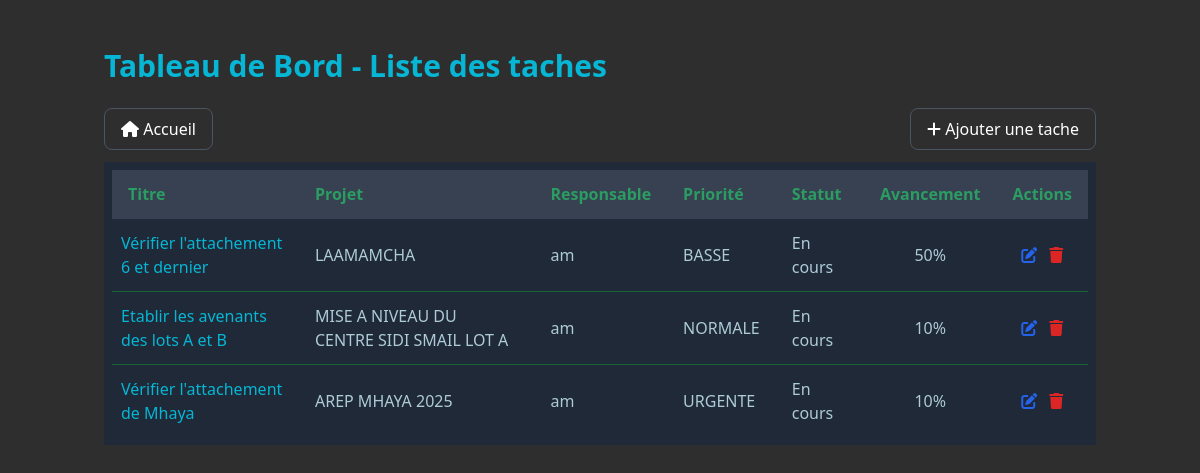
Page /taches/ (signed in) on the earlier database version.
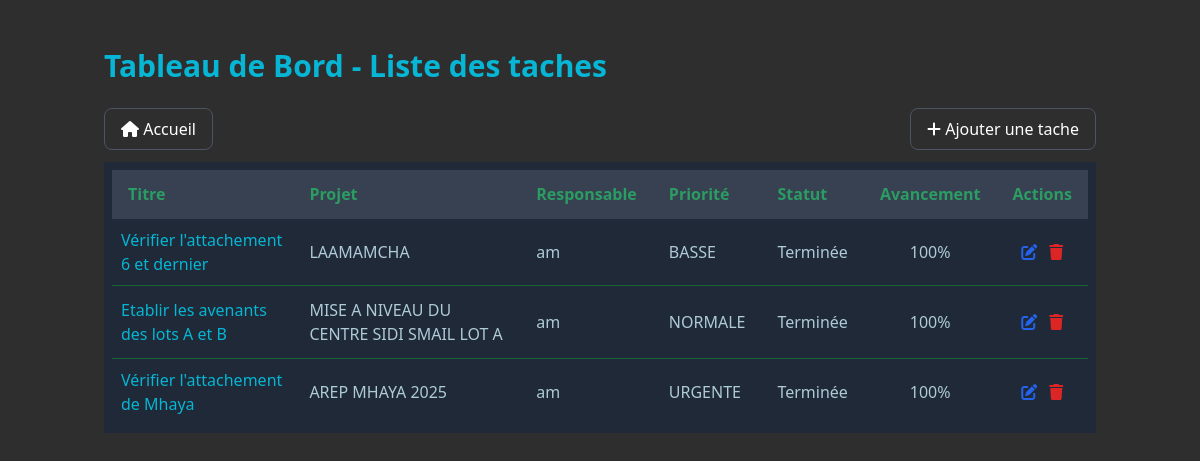
Same page on the later database version.
### projets/models.py (models this page shows, shortened)
class Tache(models.Model):
    PRIORITE = [
        ('BASSE', 'Basse'),
        ('NORMALE', 'Normale'),
        ('HAUTE', 'Haute'),
        ('URGENTE', 'Urgente'),
    ]
    projet = models.ForeignKey('Projet', on_delete=models.CASCADE)
    titre = models.CharField(max_length=200)
    description = models.TextField()
    date_debut = models.DateField()
    date_fin = models.DateField()
    priorite = models.CharField(max_length=10, choices=PRIORITE, default='NORMALE')
    responsable = models.ForeignKey(User, on_delete=models.SET_NULL, null=True)
    terminee = models.BooleanField(default=False)
    avancement = models.PositiveIntegerField(default=0)
    created_at = models.DateTimeField(auto_now_add=True)
    updated_at = models.DateTimeField(auto_now=True)
    class Meta:
        verbose_name = _("Tâche")
        verbose_name_plural = _("Tâches")
        ordering = ['date_fin']

class Projet(models.Model):
    TYPE_PROJET = [
        ('VRD', 'Voirie et Réseaux Divers'),
        ('ROUTE', 'Route'),
        ('PONT', 'Pont'),
        ('BATIMENT', 'Bâtiment'),
        ('CONSTRUCTION', 'Construction'),
        ('ASSAINISSEMENT EP', 'Assainissement EP'),
        ('ASSAINISSEMENT EU', 'Assainissement EU'),
        ('ASSAINISSEMENT', 'Assainissement'),
        ('ADDUCTION_EAU_POTABLE', "Adduction d'eau potable"),
        ('EQUIPEMENT', 'Équipement'),
        ('AMENAGEMENT', 'Aménagement'),
        ('GENIE_CIVIL', 'Génie Civil'),
        ('TRAVAUX_PUBLICS', 'Travaux Publics'),
        ('ELECTRICITE', 'Électricité'),
        ('HYDRAULIQUE', 'Hydraulique'),
        ('TELECOMMUNICATION', 'Télécommunication'),
        ('ENVIRONNEMENT', 'Environnement'),
        ('URBANISME', 'Urbanisme'),
        ('ESPACE_PUBLIC', 'Espace Public'),
        ('PLACE_PUBLIQUE', 'Place Publique'),
        ('ESPACE_VERT', 'Espace Vert'),
        ('TERRAINS_SPORTIFS', 'Terrins Sportifs'),
        ('TERRAINS_PROXIMITES', 'Terrains Proximités'),
        ('AUTRE', 'Autre'),
    ]
    class Statut(models.TextChoices):
        APPEL_OFFRE = 'AO', _("Appel d'offre")
        EN_ETUDE = 'ETUDE', _('En étude')
        EN_ATTENTE = 'ATTENTE', _('En attente')
        EN_DEMARRAGE = 'DEM', _('En démarrage')
        EN_COURS = 'COURS', _('En cours')
        EN_ARRET = 'ARRET', _('En arrêt')
        EN_RECEPTION = 'RECEP', _('En réception')
        EN_RECEPTION_PROVISOIRE = 'RECEP_PROV', _('En réception provisoire')
        EN_RECEPTION_DEFINITIVE = 'RECEP_DEF', _('En réception définitive')
        RECEPTION_PROVISOIRE = 'RP', _('Réception provisoire')
        RECEPTION_DEFINITIVE = 'RD', _('Réception définitive')
        CLOTURE = 'CLO', _('Clôturé')
    type_projet = models.CharField(_("Type de projet"), max_length=50, choices=TYPE_PROJET, default='VRD', null=True, blank=True)
    nom = models.CharField(_("Nom du projet"), max_length=50)
    objet = models.TextField(_("Objet du marché"), max_length=200)
    numero = models.CharField(_("Numéro du marché"), max_length=100, unique=True)
    maitre_ouvrage = models.CharField(_("Maître d'ouvrage"), max_length=200)
    localisation = models.CharField(_("Localisation"), max_length=200)
    users = models.ManyToManyField(settings.AUTH_USER_MODEL, verbose_name=_("Utilisateurs"), blank=True, related_name='projets')
    montant = models.DecimalField(_("Montant estimé (DH)"), max_digits=12, decimal_places=2, null=True, blank=True)
    montant_soumission = models.DecimalField(_("Montant de la soumission (DH)"), max_digits=12, decimal_places=2, null=True, blank=True)
    statut = models.CharField(_("Statut"), max_length=15, choices=Statut.choices, default=Statut.APPEL_OFFRE)
    date_debut = models.DateField(_("Date de début prévue"), null=True, blank=True)
    delai = models.IntegerField(_("Délai (jours)"), null=True, blank=True, default=0)
    date_creation = models.DateTimeField(_("Date d'enregistrement"), auto_now_add=True)
    avancement = models.DecimalField(_("Avancement (%)"), max_digits=5, decimal_places=2, default=0.0)
    entreprise = models.ForeignKey('Entreprise', on_delete=models.SET_NULL, null=True, blank=True, verbose_name=_("Entreprise adjudicataire"))
    appel_offre = models.OneToOneField('AppelOffre', on_delete=models.SET_NULL, null=True, blank=True, related_name='projet_associe')
    revisable = models.BooleanField(_("Revisable"), null=True, blank=True, default=False)
    epoque_base = models.DateField(_("Epoque de base"), null=True, blank=True)
    a_traiter = models.BooleanField(_("À traiter (appel d'offre)"), null=True, blank=True, default=False)
    en_retard = models.BooleanField(_("En retard"), null=True, blank=True, default=False)
    reception_validee = models.BooleanField(_("Réception validée"), null=True, blank=True, default=False)
    date_reception = models.DateField(_("Date de réception"), null=True, blank=True)
    date_limite_soumission = models.DateField(_("Date limite de soumission"), null=True, blank=True)
    class Meta:
        verbose_name = _("Projet")
        verbose_name_plural = _("Projets")
        ordering = ['-date_creation']

### projets/views/views.py (the view)
# urls.py: path('taches/', views.ListeTachesView.as_view(), name='liste_taches'),
class ListeTachesView(LoginRequiredMixin, ListView):
    model = Tache
    template_name = 'projets/taches/liste_taches.html'
    context_object_name = 'taches'
    def get_queryset(self):
        user = self.request.user
        queryset = Tache.objects.select_related('projet', 'responsable')
        if not user.is_superuser:
            queryset = queryset.filter(projet__users=user)
        filters = {
            'responsable_id': self.request.GET.get('responsable'),
            'terminee': {'true': True, 'false': False}.get(self.request.GET.get('terminee')),
            'priorite': self.request.GET.get('priorite')
        }
        return queryset.filter(**{k: v for k, v in filters.items() if v is not None})
    def get_context_data(self, **kwargs):
        context = super().get_context_data(**kwargs)
        user = self.request.user
        if user.is_superuser:
            context['responsables'] = User.objects.filter(tache__isnull=False).distinct()
        else:
            context['responsables'] = User.objects.filter(projets__in=user.projets.all()).distinct()
        return context

### projets/templates/projets/taches/liste_taches.html (shortened to what this page needs)
{% extends 'projets/base.html' %}
{% load static %}
{% block content %}
<div class="container mx-auto px-4 py-6">
    <div class="flex items-center justify-between mb-6">
        <h1 class="text-3xl font-bold text-cyan-500">Tableau de Bord - Liste des taches</h1>
    </div>
    <div class="flex justify-between items-center my-3">
        <a href="{% url 'home' %}"
           class="bg-[#2E2E2E] hover:bg-cyan-600 text-white rounded-lg border border-gray-600 px-4 py-2">
            <i class="fa-solid fa-house"></i> Accueil
        </a>
        <button onclick="openTaskModal()"
            class="bg-[#2E2E2E] hover:bg-cyan-600 text-white rounded-lg border border-gray-600 px-4 py-2">
            <i class="fa-solid fa-plus"></i> <span>Ajouter une tache</span>
        </button>
    </div>
    <div id="taches-container">
        <div class="bg-gray-800 p-2">
            <table class=" min-w-full bg-[#2E2E2E]">
                <thead class="bg-gray-700 text-[#2B9C62] border-b border-gray-700">
                        <th class="text-left px-4 py-3">Titre</th>
                        <th class="text-left px-4 py-3">Projet</th>
                        <th class="text-left px-4 py-3">Responsable</th>
                        <th class="text-left px-4 py-3">Priorité</th>
                        <th class="text-left px-4 py-3">Statut</th>
                        <th class="px-4 py-3">Avancement</th>
                        <th class="px-4 py-3 text-center">Actions</th>
                </thead>
                <tbody  class="bg-gray-800 divide-y divide-green-800">
                    {% for tache in taches %}
                    <tr class="text-[#AECBD6]">
                        <td>
                            <div class="flex items-center text-cyan-500">
                                <a href="{% url 'projets:detail_tache' tache.pk %}"
                                   class="flex items-center p-2 hover:text-cyan-600 rounded-full transition">
                                    <span class="ml-2font-medium">{{ tache.titre }}</span>
                                </a>
                            </div>
                        </td>
                        <td class="px-4 py-3">{{ tache.projet.nom }}</td>
                        <td class="px-4 py-3">{{ tache.responsable.username}}</td>
                        <td class="px-4 py-3">{{ tache.priorite }}</td>
                        <td class="px-4 py-3">
                            {% if tache.terminee %}
                                Terminée
                            {% else %}
                                En cours
                            {% endif %}
                        </td>
                        <td class="px-4 py-3 text-center">{{ tache.avancement }}%</td>
                        <td class="px-4 py-3 text-center">
                            <button onclick="openTaskModal({{ tache.id }})"
                                    class="text-blue-600 hover:text-blue-900">
                                <i class="fas fa-edit"></i>
                            </button>
                            <button onclick="deleteTask({{ tache.id }})"
                                    class="text-red-600 hover:text-red-900 ml-2">
                                <i class="fas fa-trash"></i>
                            </button>
                        </td>
                    </tr>
                    {% empty %}
                    <tr>
                        <td colspan="4" class="px-4 py-2 text-center">Aucun projet disponible.</td>
                    </tr>
                    {% endfor %}
                </tbody>
            </table>
        </div>
    </div>
</div>
{% endblock %}

### projets/templates/projets/base.html (shortened to what this page needs)
{% load static %}
<!DOCTYPE html>
<html lang="fr" class="h-full bg-gray-900">
<head>
  <script src="https://cdn.tailwindcss.com"></script>
  <link rel="stylesheet" href="https://cdnjs.cloudflare.com/ajax/libs/font-awesome/6.4.0/css/all.min.css">
</head>
<body class="h-full">
  <div href="home" class="flex h-full">
    <div class="flex-1 flex flex-col overflow-hidden">
      <main class="flex-1 overflow-y-auto  bg-[#2E2E2E] text-[#2B9C62] p-4  p-6">
        {% block content %}{% endblock %}
      </main>
    </div>
  </div>
</body>
</html>

### projets/templates/projets/base.html (style rules this page uses)
#taches-container { transition: opacity 0.3s ease; }

Differences in the rows shown:
changed Tache "Vérifier l'attachement 6 et dernier": avancement "50" → "100"; terminee "En cours" → "Terminée"
changed Tache "Etablir les avenants des lots A et B": avancement "10" → "100"; terminee "En cours" → "Terminée"
changed Tache "Vérifier l'attachement de Mhaya": avancement "10" → "100"; terminee "En cours" → "Terminée"
